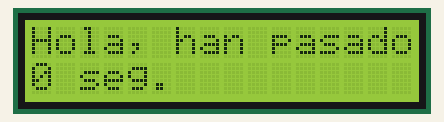
Recording of a sketch running on a simulated Arduino Uno, built with avr-gcc and run on an emulated ATmega328P. On the bench: 16×2 character LCD.

Above: at 0.1 s.
At 4.1 s:
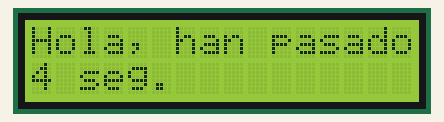
At 9.1 s:
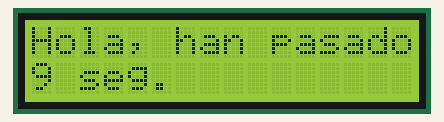
At 19.1 s:
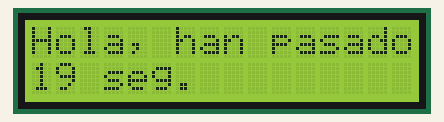
At 29.1 s:
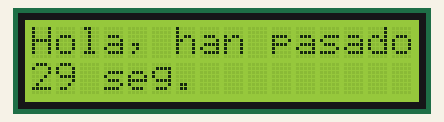
At 39.1 s:
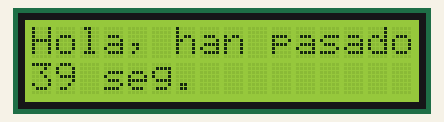

Measured:
- what the display in image 1 shows lasts 1.0 s, from 4.0 s to 5.0 s

The sketch:

LCD-01.ino
```cpp
/*
  Capitulo 10 de Arduino desde cero en Español
  Programa que permite mostrar en el modulo LCD el tiempo transcurrido en segundos desde
  que se inicio el programa.

  Autor: bitwiseAr

*/

#include <LiquidCrystal.h>    // importa libreria

LiquidCrystal lcd(7, 6, 5, 4, 3, 2);  // pines RS, E, D4, D5, D6, D7 de modulo 1602A

void setup() {
  lcd.begin(16, 2);     // inicializa a display de 16 columnas y 2 lineas
}

void loop() {
  lcd.setCursor(0, 0);      // ubica cursor en columna 0, linea 0
  lcd.print("Hola, han pasado");  // escribe el texto en pantalla
  lcd.setCursor(0, 1);      // ubica cursor en columna 0, linea 1
  lcd.print(millis() / 1000);   // escribe valor en segundos devuelto por funcion millis()
  lcd.print(" seg.");     // imprime a continuacion segundos
}
```
